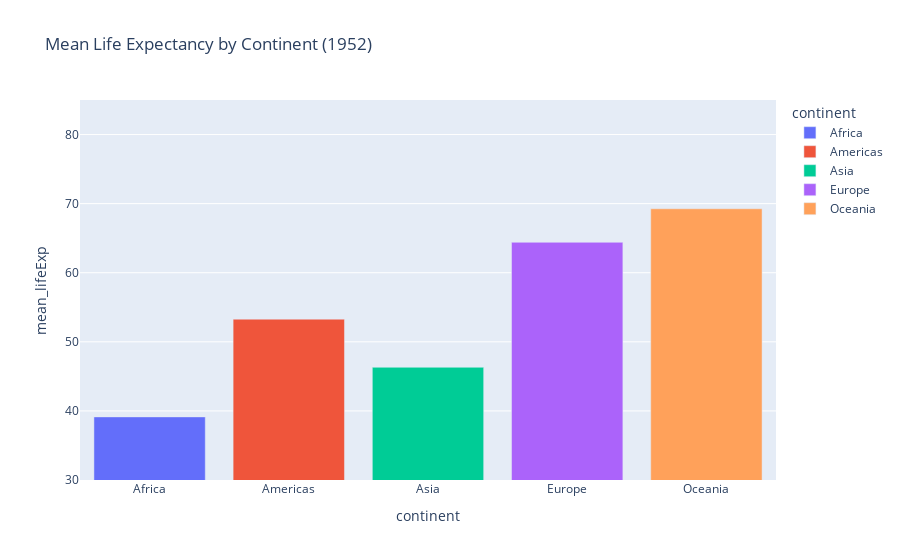

Notebook code for this chart:
### Code cell
first_year = df["year"].min()
mean_df = (
    df.groupby(["year", "continent"])["lifeExp"]
    .mean()
    .reset_index()
    .rename(columns={"lifeExp": "mean_lifeExp"})
)
fig = px.bar(
    mean_df[mean_df["year"] == first_year],
    x="continent",
    y="mean_lifeExp",
    color="continent",
    range_y=[30, 85],
    title=f"Mean Life Expectancy by Continent ({first_year})",
)
write_image(fig, "gapminder_continent_bars.png", scale=2)
fig.show()

### Figure 1 — Plotly figure (JSON) as saved in the notebook; plotly's stock layout.template omitted (floating-point values rounded to 4 significant figures)
{"data": [{"hovertemplate": "continent=%{x}<br>mean_lifeExp=%{y}<extra></extra>", "legendgroup": "Africa", "marker": {"color": "#636efa", "pattern": {"shape": ""}}, "name": "Africa", "orientation": "v", "showlegend": true, "textposition": "auto", "type": "bar", "x": ["Africa"], "xaxis": "x", "y": [39.14], "yaxis": "y"}, {"hovertemplate": "continent=%{x}<br>mean_lifeExp=%{y}<extra></extra>", "legendgroup": "Americas", "marker": {"color": "#EF553B", "pattern": {"shape": ""}}, "name": "Americas", "orientation": "v", "showlegend": true, "textposition": "auto", "type": "bar", "x": ["Americas"], "xaxis": "x", "y": [53.28], "yaxis": "y"}, {"hovertemplate": "continent=%{x}<br>mean_lifeExp=%{y}<extra></extra>", "legendgroup": "Asia", "marker": {"color": "#00cc96", "pattern": {"shape": ""}}, "name": "Asia", "orientation": "v", "showlegend": true, "textposition": "auto", "type": "bar", "x": ["Asia"], "xaxis": "x", "y": [46.31], "yaxis": "y"}, {"hovertemplate": "continent=%{x}<br>mean_lifeExp=%{y}<extra></extra>", "legendgroup": "Europe", "marker": {"color": "#ab63fa", "pattern": {"shape": ""}}, "name": "Europe", "orientation": "v", "showlegend": true, "textposition": "auto", "type": "bar", "x": ["Europe"], "xaxis": "x", "y": [64.41], "yaxis": "y"}, {"hovertemplate": "continent=%{x}<br>mean_lifeExp=%{y}<extra></extra>", "legendgroup": "Oceania", "marker": {"color": "#FFA15A", "pattern": {"shape": ""}}, "name": "Oceania", "orientation": "v", "showlegend": true, "textposition": "auto", "type": "bar", "x": ["Oceania"], "xaxis": "x", "y": [69.25], "yaxis": "y"}], "layout": {"barmode": "relative", "legend": {"title": {"text": "continent"}, "tracegroupgap": 0}, "title": {"text": "Mean Life Expectancy by Continent (1952)"}, "xaxis": {"anchor": "y", "categoryarray": ["Africa", "Americas", "Asia", "Europe", "Oceania"], "categoryorder": "array", "domain": [0, 1], "title": {"text": "continent"}}, "yaxis": {"anchor": "x", "domain": [0, 1], "range": [30, 85], "title": {"text": "mean_lifeExp"}}}}
